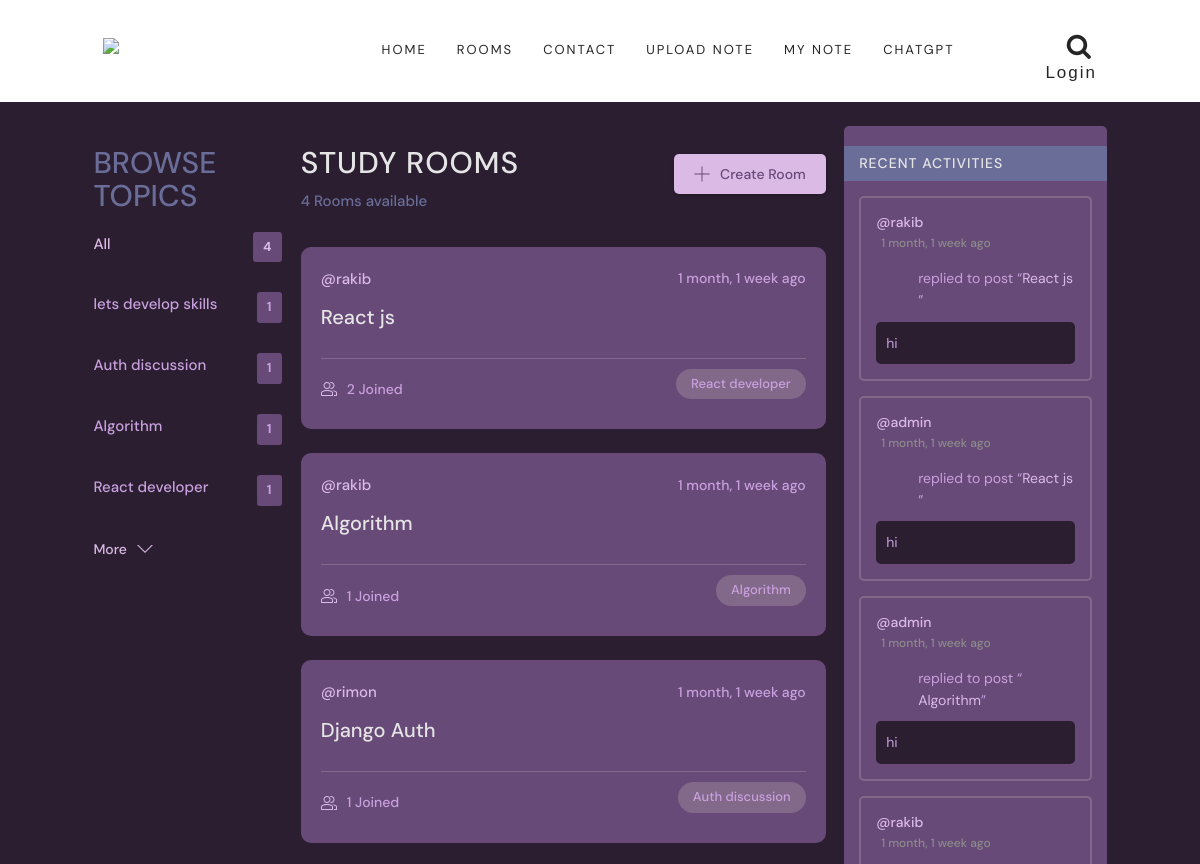
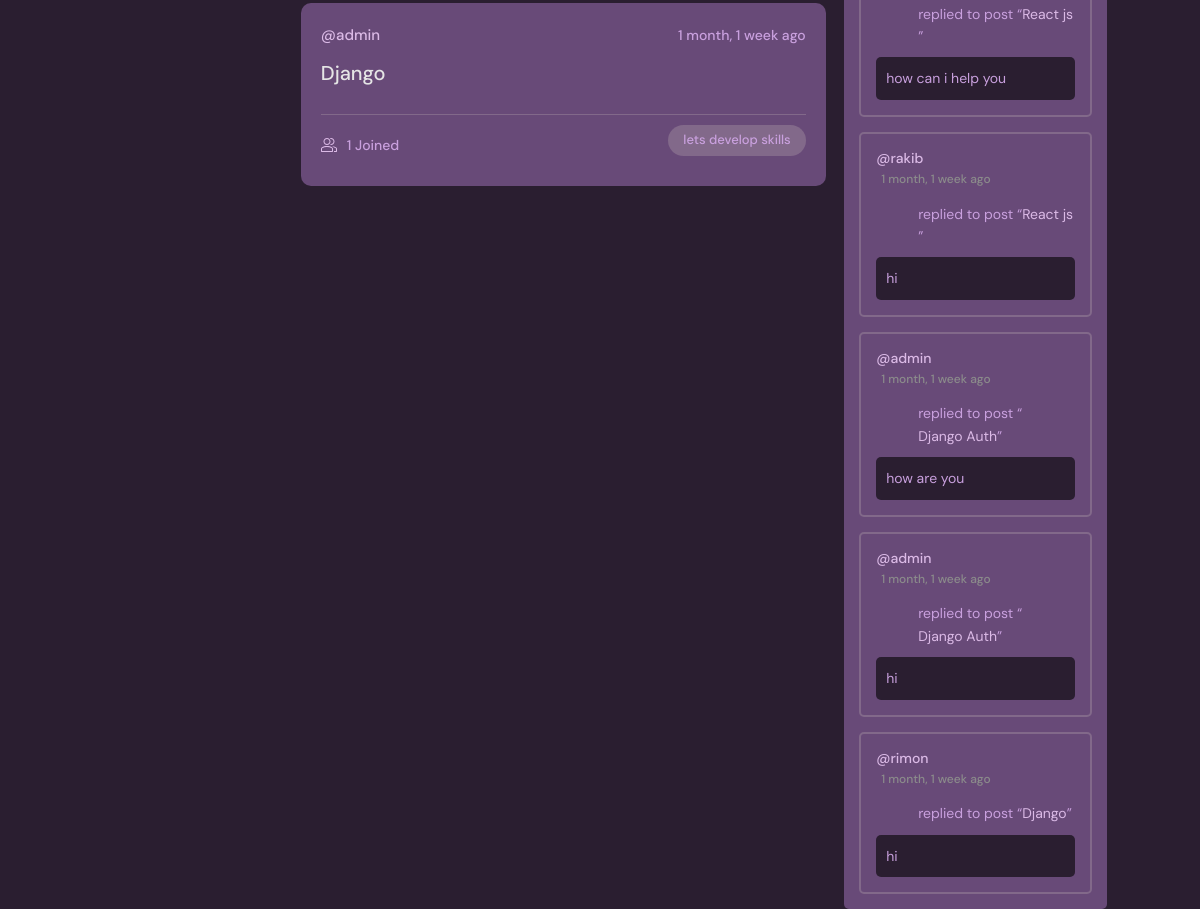
/rooms/, run on the app's committed database (2 pictures, top to bottom).
### base/models.py (models this page shows, shortened)
class Topic(models.Model):
    name = models.CharField(max_length=200)

class Room(models.Model):
    host = models.ForeignKey(User, on_delete=models.SET_NULL,null=True)
    topic = models.ForeignKey(Topic, on_delete=models.SET_NULL,null=True)
    name = models.CharField(max_length=200)
    description = models.TextField(null=True, blank=True)
    participants = models.ManyToManyField(User, related_name='participants', blank=True)
    update = models.DateTimeField(auto_now=True)
    created = models.DateTimeField(auto_now_add=True)
    class Meta:
        ordering = ['-update', '-created']
    def __str__(self):
        return self.name

class Message(models.Model):
    user = models.ForeignKey(User, on_delete=models.CASCADE)
    room = models.ForeignKey(Room, on_delete=models.CASCADE)
    body = models.TextField()
    update = models.DateTimeField(auto_now=True)
    created = models.DateTimeField(auto_now_add=True)
    class Meta:
        ordering = ['-update', '-created']

### base/views.py (the view)
# urls.py: path('rooms/', views.home_rooms, name='rooms'),
def home_rooms(request):
    q = request.GET.get('q') if request.GET.get('q') != None else ''
    rooms = Room.objects.filter(Q(topic__name__icontains=q)|
    Q(name__icontains=q)|
    Q(description__icontains=q))
    topics = Topic.objects.all()
    room_count = rooms.count()
    room_messages = Message.objects.filter(Q(room__topic__name__icontains=q))
    context = {'rooms':rooms, 'topics':topics, 'room_count': room_count, 'room_messages':room_messages}
    return render(request,'main/room.html',context)

### base/templates/main/room.html (shortened to what this page needs)
{% extends 'base/base.html' %}{% load static %}  {% block content %}
<main class="layout layout--3">
  <div class="container">
    {% include 'main/topics_component.html' %}
    <div class="roomList">
      <div class="roomList__header">
        <div>
          <h2>Study Rooms</h2>
          <p>{{room_count}} Rooms available</p>
        </div>
        <a class="btn btn--main" href="{% url 'create-room' %}">
          <svg
            version="1.1"
            xmlns="http://www.w3.org/2000/svg"
            width="32"
            height="32"
            viewBox="0 0 32 32"
          >
            <title>add</title>
            <path
              d="M16.943 0.943h-1.885v14.115h-14.115v1.885h14.115v14.115h1.885v-14.115h14.115v-1.885h-14.115v-14.115z"
            ></path>
          </svg>
          Create Room
        </a>
      </div>
      {% include 'main/feed_component.html' %}
    </div>
    {% include 'main/activity_component.html' %}
  </div>
</main>
{% endblock %}

### base/templates/main/topics_component.html
<div class="topics">
  <div class="topics__header">
      <h2>Browse Topics</h2>
  </div>
  <ul class="topics__list">
      <li>
          <a href="{% url 'rooms' %}" class="active">All <span>{{topics.count}}</span></a>
      </li>
      {% for topic in topics %}
      <li>
          <a href="{% url 'rooms' %}?q={{topic.name}}">{{topic.name}}<span>{{topic.room_set.all.count}}</span></a>
      </li>
      {% endfor %}
  </ul>
  <a class="btn btn--link" style="text-decoration:none; " href="{% url 'topics' %}">
      More
      <svg version="1.1" xmlns="http://www.w3.org/2000/svg" width="32" height="32" viewBox="0 0 32 32">
          <title>chevron-down</title>
          <path d="M16 21l-13-13h-3l16 16 16-16h-3l-13 13z"></path>
      </svg>
  </a>
</div>

### base/templates/main/feed_component.html (shortened to what this page needs)
{% for room in rooms %}
<div class="roomListRoom">
    <div class="roomListRoom__header">
        <a href="{% url 'user-profile' room.host.id %}" class="roomListRoom__author" style="text-decoration:none;">
            <span >@{{room.host.username}}</span>
        </a>
        <div class="roomListRoom__actions">
            <span>{{room.created|timesince}} ago</span>
        </div>
    </div>
    <div class="roomListRoom__content">
        <a href="{% url 'room_page' room.id %}">{{room.name}}</a>
    </div>
    <div class="roomListRoom__meta">
        <a href="{% url 'room_page' room.id %}" class="roomListRoom__joined">
            {{room.participants.all.count}} Joined
        </a>
        <p class="roomListRoom__topic">{{room.topic.name}}</p>
    </div>
</div>
{% endfor %}

### base/templates/main/activity_component.html (shortened to what this page needs)
<div class="activities">
  <div class="activities__header">
    <h2>Recent Activities</h2>
  </div>
  {% for message in room_messages %}
  <div class="activities__box">
    <div class="activities__boxHeader roomListRoom__header">
      <a style="text-decoration:none;"
        href="{% url 'user-profile' message.user.id %}"
        class="roomListRoom__author"
      >
        <p>
          @{{message.user.username}}
          <span style="padding: 5px;">{{message.created|timesince}} ago</span>
        </p>
      </a>
    </div>
    <div class="activities__boxContent">
      <p>
        replied to post “<a href="{% url 'room_page' message.room.id %}"
          >{{message.room}}</a
        >”
      </p>
      <div class="activities__boxRoomContent">{{message.body}}</div>
    </div>
  </div>
  {% endfor %}
</div>

### data on the page
Topic: name "lets develop skills", room_set.all.count "1"
Topic: name "Auth discussion", room_set.all.count "1"
Topic: name "Algorithm", room_set.all.count "1"
Topic: name "React developer", room_set.all.count "1"
Room: host.username "rakib", created "1 month, 1 week", name "React js", participants.all.count "2", topic.name "React developer"
Room: host.username "rakib", created "1 month, 1 week", name "Algorithm", participants.all.count "1", topic.name "Algorithm"
Room: host.username "rimon", created "1 month, 1 week", name "Django Auth", participants.all.count "1", topic.name "Auth discussion"
Room: host.username "admin", created "1 month, 1 week", name "Django", participants.all.count "1", topic.name "lets develop skills"
Message: user.username "rakib", created "1 month, 1 week", room "React js", body "hi"
Message: user.username "admin", created "1 month, 1 week", room "React js", body "hi"
Message: user.username "admin", created "1 month, 1 week", room "Algorithm", body "hi"
Message: user.username "rakib", created "1 month, 1 week", room "React js", body "how can i help you"
Message: user.username "rakib", created "1 month, 1 week", room "React js", body "hi"
Message: user.username "admin", created "1 month, 1 week", room "Django Auth", body "how are you"
Message: user.username "admin", created "1 month, 1 week", room "Django Auth", body "hi"
Message: user.username "rimon", created "1 month, 1 week", room "Django", body "hi"

### other printed values
{{ topics.count }} "4"
{{ room_count }} "4"
